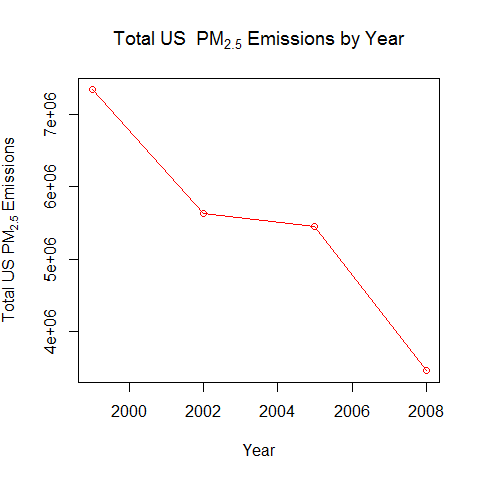

R code for this plot:
totalNEI <- aggregate(Emissions ~ year, NEI, sum)plot(totalNEI$year, totalNEI$Emissions, type = "o", col = "steelblue3", main = expression("Total US "~ PM[2.5]~ "Emissions by Year"), ylab = expression("Total US "~   PM[2.5] ~ "Emissions"), xlab = "Year")
plot(totalNEI$year, totalNEI$Emissions, type = "o", col = "red", main = expression("Total US "~ PM[2.5]~ "Emissions by Year"), ylab = expression("Total US "~   PM[2.5] ~ "Emissions"), xlab = "Year")
